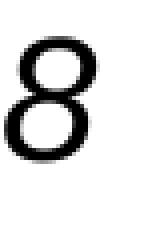
#> input picture dataset/8/2.png, 40 x 60 px (shown 4 times larger)
$ jupyter execute --allow-errors Capstone_NutriGood_C242_PS345.ipynb
#> lines starting #> are read from the running program, lines starting #| are printed output that depends on the picture
# NutriGood - OCR RCNN for Sugar Detection

Our journey began with discussion and observations in our communities. Many people expressed frustration with the complexity of nutritional labels, particularly when it came to hidden sugars in processed foods/ drinks. NutriGood's mission is to make nutritional transparency a daily habit, ultimately helping users reduce sugar intake and achieve their wellness goals.

## Connect to Dataset On Gdrive

[cell 1]
# from google.colab import drive
# drive.mount('/content/drive')

## Import Libraries

[cell 2]
import numpy as np
import pandas as pd
import matplotlib.pyplot as plt
import seaborn as sns
import os
import cv2
from collections import Counter
from PIL import Image
import random

# Sklearn package
from sklearn.model_selection import train_test_split
from sklearn.metrics import classification_report

# Tensorflow packages
import tensorflow as tf
from tensorflow.keras.preprocessing.image import ImageDataGenerator
from tensorflow.keras import Model, layers
from tensorflow.keras.models import Sequential
from tensorflow.keras.layers import (Dense, Dropout,
                                     Conv2D, MaxPooling2D,
                                     BatchNormalization,
                                     Flatten, GlobalAveragePooling2D,
                                     Input, Reshape, Bidirectional, LSTM)
from tensorflow.keras.preprocessing.sequence import pad_sequences
from tensorflow.keras.utils import to_categorical
from tensorflow.keras.optimizers import Adam
from tensorflow.keras.callbacks import EarlyStopping, ModelCheckpoint, ReduceLROnPlateau, LearningRateScheduler
from tensorflow.keras.models import load_model
from tensorflow.keras.callbacks import Callback
from tensorflow.keras.applications import VGG19

## About Dataset

[cell 3]
def directory_to_df(df_path):
    data = []

    # Loop through subdirectories in df_path
    for label in os.listdir(df_path):
        label_path = os.path.join(df_path, label)

        # Check if label_path is a directory
        if os.path.isdir(label_path):
            # Loop through files in the subdirectory
            for file in os.listdir(label_path):
                if file.endswith((".png")):
                    file_path = os.path.join(label_path, file)
                    # Merge label into lowercase (e.g., a_L, a_U -> a)
                    merged_label = label[0].lower()
                    data.append([file_path, merged_label])

    return pd.DataFrame(data, columns=["image", "label"])

[cell 4]
# Reading the dataset in dataframe
# df_path = 'drive/My Drive/Capstone/dataset'

df_path = './dataset'
# convert the dataset into df of two columns
df = directory_to_df(df_path)
df

[cell 5]
df['label'].value_counts()

[cell 6]
ext_counter = Counter()

# Walk through the directory and count file formats
for root, _, files in os.walk(df_path):
    for file in files:
        ext = file.split('.')[-1].lower()  # Extract file extension
        ext_counter[ext] += 1

# Print unique extensions and their counts
for ext, count in ext_counter.items():
    print(f"Format: {ext}, Count: {count}")

[cell 7]
image_files = []
for root, dirs, files in os.walk(df_path):
    for file in files:
        if file.endswith('.png'):
            image_files.append(os.path.join(root, file))

# Sample 100 random images
#> (the rest of this cell did not finish here and is left out)

[cell 8]
# Sample one random image
sample_image_path = random.choice(image_files)

# Open the image using PIL
img = Image.open(sample_image_path)
#> img is the input picture: PIL image 40x60 RGB; min 0, max 255, mean 223.1

[cell 9]
# Print the image size
print("Image Size:", img.size)
#| Image Size: (40, 60)

[cell 10]
# Print the number of classes (unique labels)
def directory_to_df(df_path):
    data = []
    for label in os.listdir(df_path):
        label_path = os.path.join(df_path, label)
        if os.path.isdir(label_path):
            for file in os.listdir(label_path):
                if file.endswith((".png")):
                    file_path = os.path.join(label_path, file)
                    merged_label = label[0].lower()
                    data.append([file_path, merged_label])
    return pd.DataFrame(data, columns=["image", "label"])
df = directory_to_df(df_path)
num_classes = len(df['label'].unique())
print("Number of Classes:", num_classes)

[cell 11]
# Count the occurrences of each label
label_counts = df['label'].value_counts()

# Create the bar plot
plt.figure(figsize=(10, 6))
bars = sns.barplot(x=label_counts.index, y=label_counts.values)

# Add labels above each bar displaying the count
for bar, count in zip(bars.patches, label_counts.values):
    bars.annotate(f'{count}', (bar.get_x() + bar.get_width() / 2, bar.get_height()),
                   ha='center', va='bottom', fontsize=10)

plt.xlabel("Classes", fontsize=12)
plt.ylabel("Number of Files", fontsize=12)
plt.title("Class Distribution", fontsize=14)
plt.xticks(rotation=45, ha='right') # Rotate x-axis labels for better readability

# Show the plot
plt.tight_layout()
plt.show()
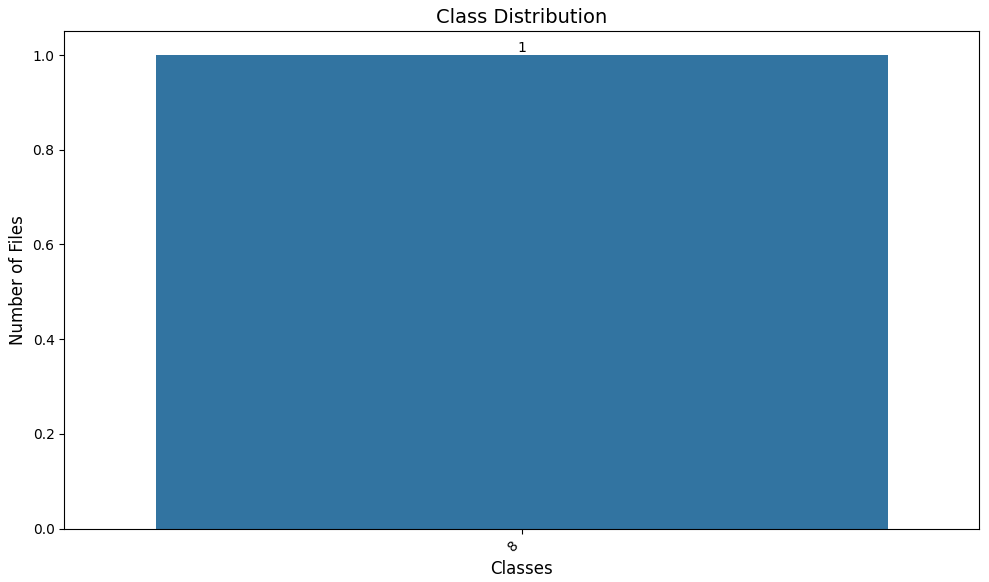
#> figure drawn by matplotlib, 1 panel
